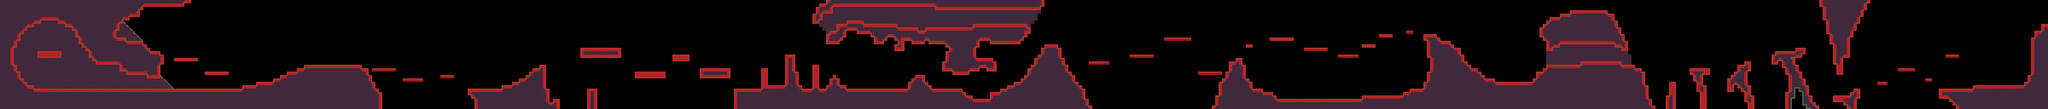

A level layout from a 2D game, rendered from its tile map. Below: a short description, then the map file with tile-grid data replaced by summaries:
An orthogonal 600x32 tile map with 32x32 px tiles, 2 tile layers (Capa de patrones 1, Colisions), 2 tilesets.

<map version="1.5" tiledversion="1.7.2" orientation="orthogonal" renderorder="right-down" width="600" height="32" tilewidth="32" tileheight="32" infinite="0" nextlayerid="5" nextobjectid="1">
 <tileset firstgid="1" name="Tileset" tilewidth="32" tileheight="32" tilecount="60" columns="10">
  <image source="../TilesAssets/assets2dPlatformer/1 Tiles/Tileset.png" width="320" height="192" />
  <wangsets>
   <wangset name="Plataforma" type="corner" tile="30">
    <wangcolor name="terreno" color="#ff0000" tile="11" probability="1" />
    <wangtile tileid="0" wangid="0,0,0,1,0,0,0,0" />
    <wangtile tileid="1" wangid="0,0,0,1,0,1,0,0" />
    <wangtile tileid="2" wangid="0,0,0,0,0,1,0,0" />
    <wangtile tileid="3" wangid="0,1,0,0,0,1,0,1" />
    <wangtile tileid="4" wangid="0,1,0,0,0,0,0,1" />
    <wangtile tileid="5" wangid="0,1,0,1,0,0,0,1" />
    <wangtile tileid="10" wangid="0,1,0,1,0,0,0,0" />
    <wangtile tileid="11" wangid="0,1,0,1,0,1,0,1" />
    <wangtile tileid="12" wangid="0,0,0,0,0,1,0,1" />
    <wangtile tileid="13" wangid="0,0,0,0,0,1,0,1" />
    <wangtile tileid="15" wangid="0,1,0,1,0,0,0,0" />
    <wangtile tileid="20" wangid="0,1,0,0,0,0,0,0" />
    <wangtile tileid="21" wangid="0,1,0,0,0,0,0,1" />
    <wangtile tileid="22" wangid="0,0,0,0,0,0,0,1" />
    <wangtile tileid="23" wangid="0,0,0,1,0,1,0,1" />
    <wangtile tileid="24" wangid="0,0,0,1,0,1,0,0" />
    <wangtile tileid="25" wangid="0,1,0,1,0,1,0,0" />
   </wangset>
   <wangset name="plat1" type="edge" tile="32">
    <wangcolor name="platTerra" color="#ff0000" tile="32" probability="1" />
    <wangcolor name="platFlotant" color="#00ff00" tile="7" probability="1" />
    <wangcolor name="Aigua" color="#0000ff" tile="29" probability="1" />
    <wangcolor name="PlatVert" color="#ff7700" tile="54" probability="1" />
    <wangtile tileid="6" wangid="0,0,2,0,0,0,0,0" />
    <wangtile tileid="7" wangid="0,0,2,0,0,0,2,0" />
    <wangtile tileid="8" wangid="0,0,0,0,0,0,2,0" />
    <wangtile tileid="19" wangid="0,0,3,0,0,0,0,0" />
    <wangtile tileid="29" wangid="0,0,3,0,0,0,3,0" />
    <wangtile tileid="31" wangid="0,0,1,0,0,0,0,0" />
    <wangtile tileid="32" wangid="0,0,1,0,0,0,1,0" />
    <wangtile tileid="33" wangid="0,0,0,0,0,0,1,0" />
    <wangtile tileid="49" wangid="0,0,3,0,0,0,0,0" />
    <wangtile tileid="53" wangid="0,0,0,0,4,0,0,0" />
    <wangtile tileid="54" wangid="4,0,0,0,4,0,0,0" />
    <wangtile tileid="55" wangid="4,0,0,0,0,0,0,0" />
   </wangset>
  </wangsets>
 </tileset>
 <tileset firstgid="61" name="meta" tilewidth="32" tileheight="32" tilecount="1" columns="1">
  <image source="../TilesAssets/meta.png" width="32" height="32" />
 </tileset>
 <layer id="1" name="Capa de patrones 1" width="600" height="32" offsetx="0.0606061" offsety="0.0909091">
  <data>[19200 cells, 6368 non-empty, 26 distinct tile ids]</data>
 </layer>
 <layer id="4" name="Colisions" width="600" height="32">
  <properties>
   <property name="colision" type="bool" value="true" />
  </properties>
  <data>[19200 cells, 1330 non-empty, 1 distinct tile ids]</data>
 </layer>
</map>
